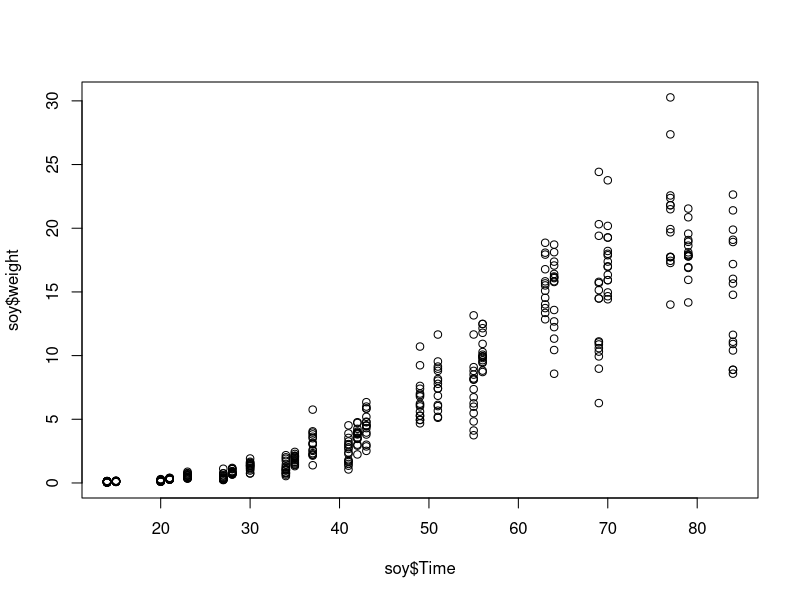
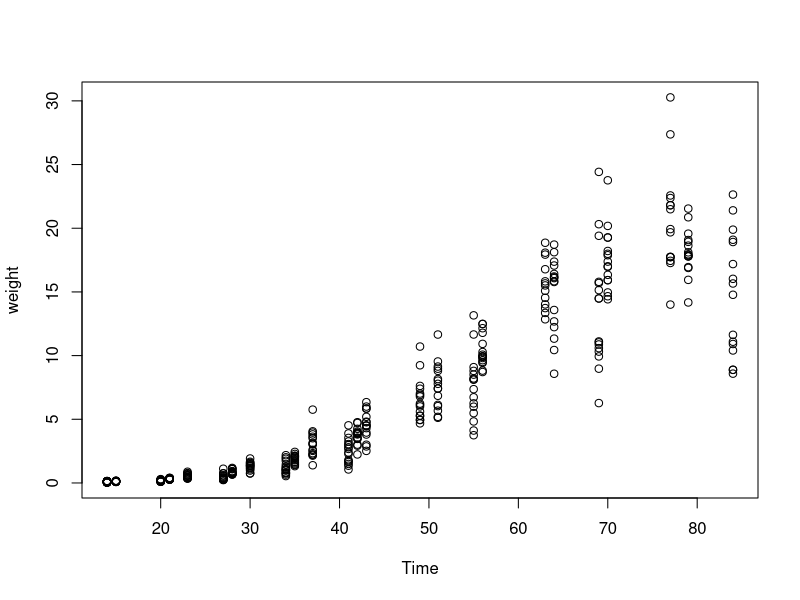
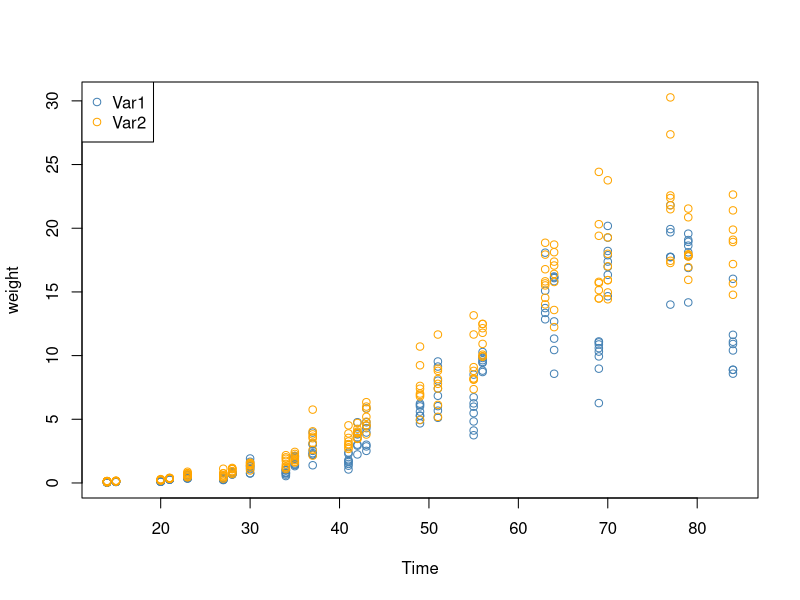
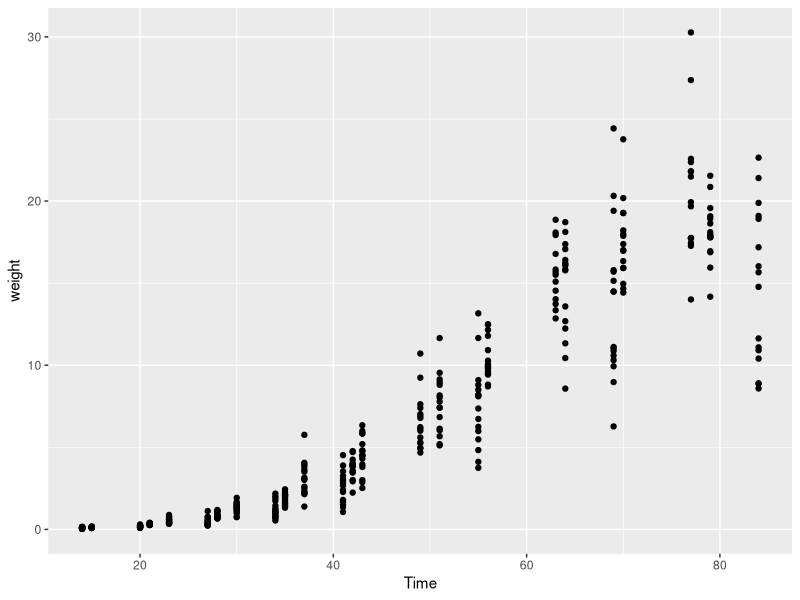
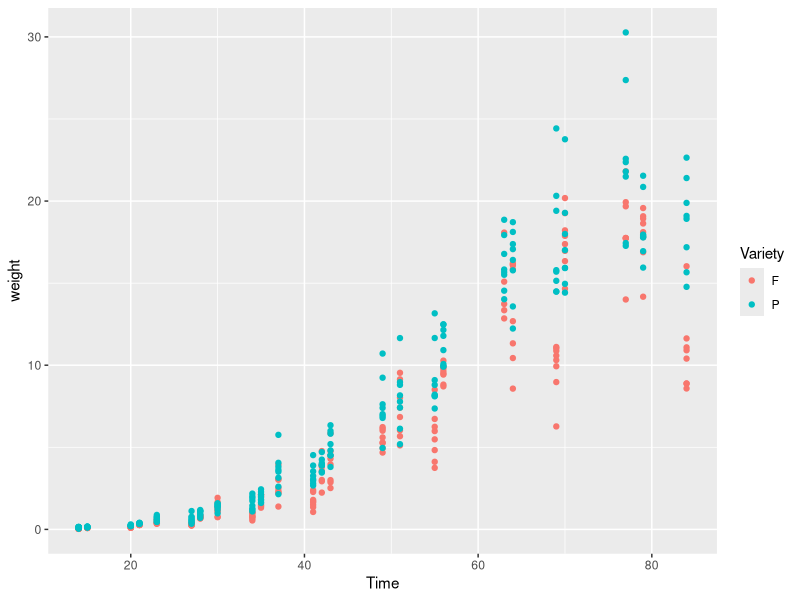
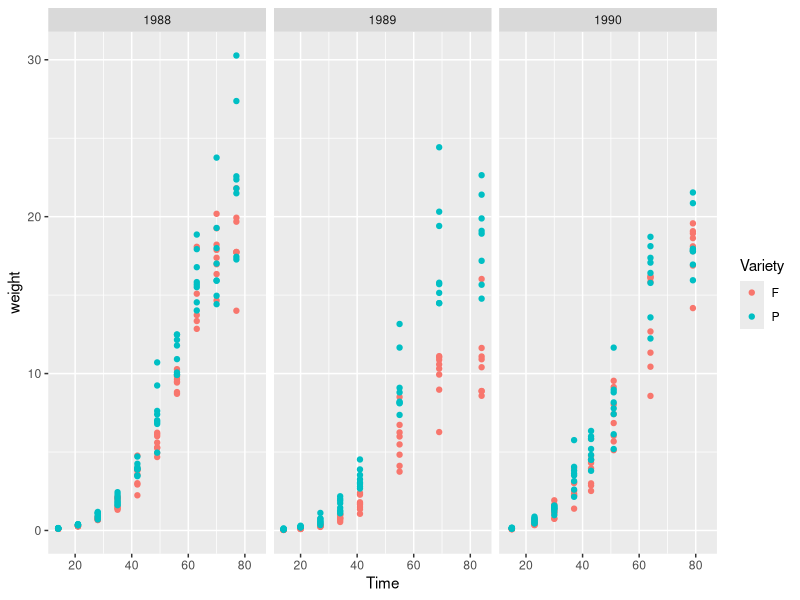
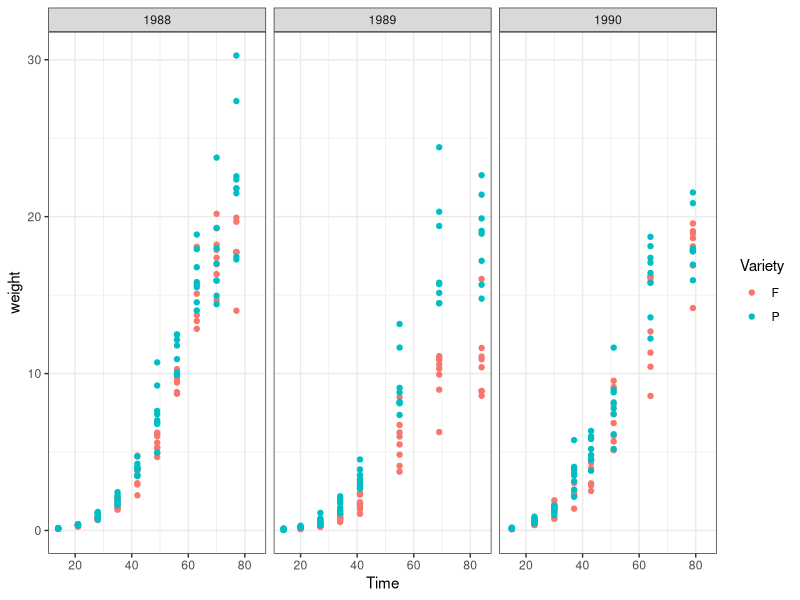

Write R code to recreate these figures, in order.
## ---- chunk 1
install.packages("ggplot2")
## ---- chunk 2
library(ggplot2)
## ---- chunk 3
library(nlme)
soy <- Soybean
## ---- chunk 4
head(soy)
## ---- chunk 5
plot(soy$Time, soy$weight) ## same result

with(soy, plot(Time, weight))
## ---- chunk 6
cols <- c('steelblue', 'orange')
with(soy,{ 
     plot(Time, weight,
              col = cols[as.numeric(Variety)])
  legend('topleft', 
         pch = 1,
         col = cols,
         legend = c('Var1', 'Var2'))
  })
## ---- chunk 7
ggplot(data = soy)+
  geom_point(aes(x = Time, y = weight))
## ---- chunk 8
ggplot(data = soy)+
  geom_point(aes(x = Time, y = weight, col = Variety))
## ---- chunk 9
ggplot(data = soy)+
  geom_point(aes(x = Time, y = weight, col = Variety))+
  facet_wrap(~Year)
## ---- chunk 10
ggplot(data = soy)+
  geom_point(aes(x = Time, y = weight, col = Variety))+
  facet_wrap(~Year)+
  theme_bw()
## ---- chunk 11
help(package = "ggplot2")
## ---- chunk 12
?geom_point
